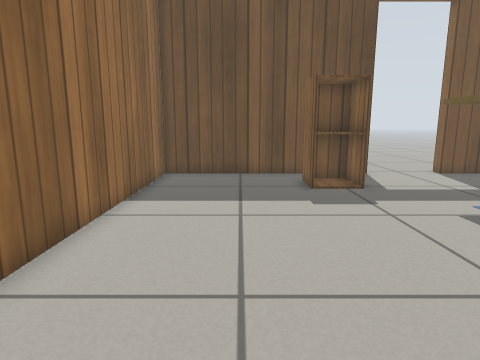
[1] (above)

13 first-person views from a walk through a Gazebo world. The camera is 0.59 m above the floor, tilts 10° down and sees 75° across. The floor is counted in squares, 0.25 m on a side. Each view is taken from the middle of a square. On the plan, view 1 faces up. The plan holds only what a view shows up to about 19 squares ahead; the rest is blank. Gazebo's built-in surfaces are drawn with simple patterns. Some stock models are drawn as simple stand-ins.

[2]
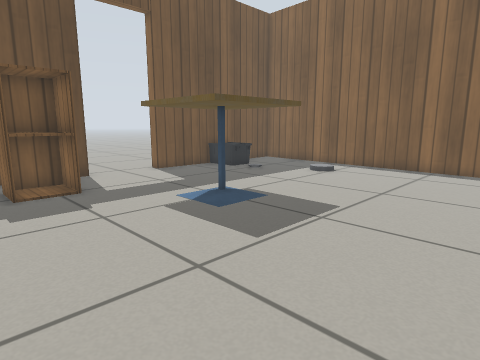

[3]
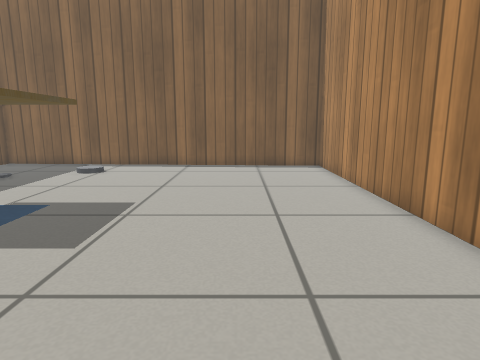

[4]
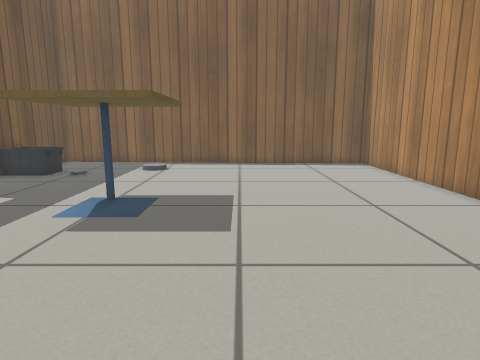

[5]
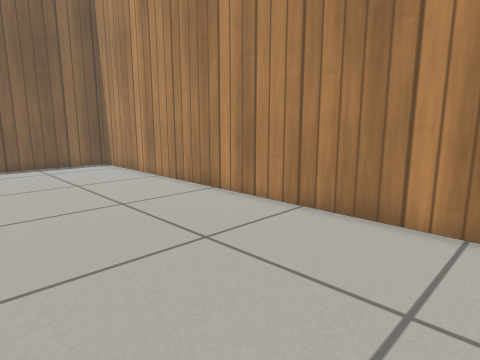

[6]
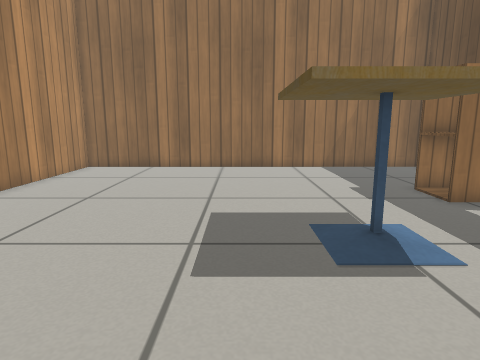

[7]
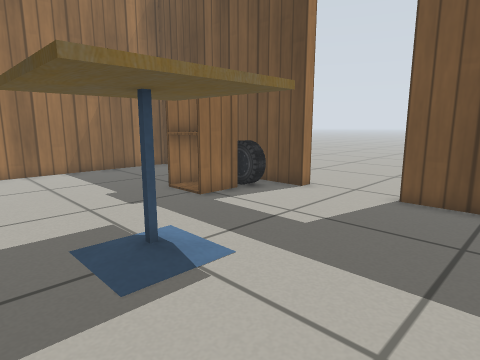

[8]
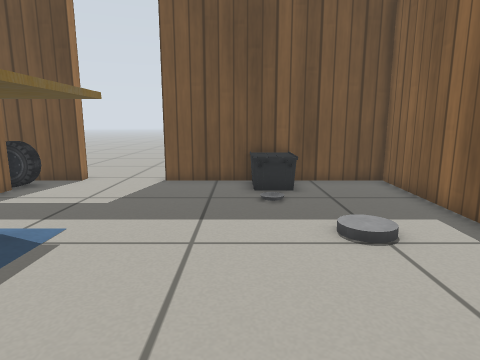

[9]
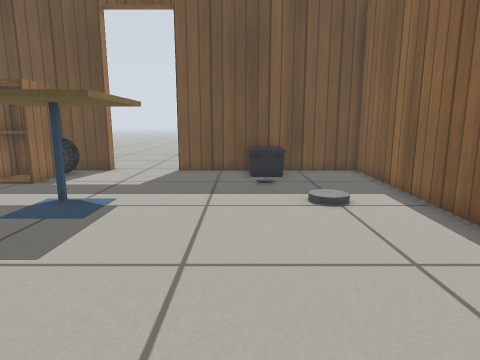

[10]
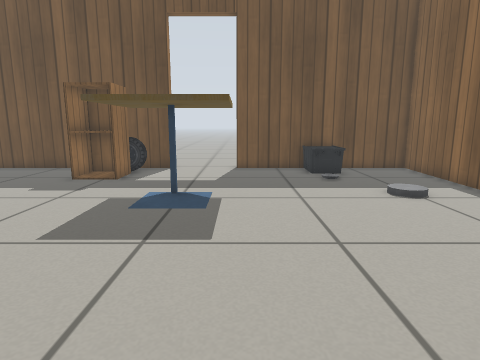

[11]
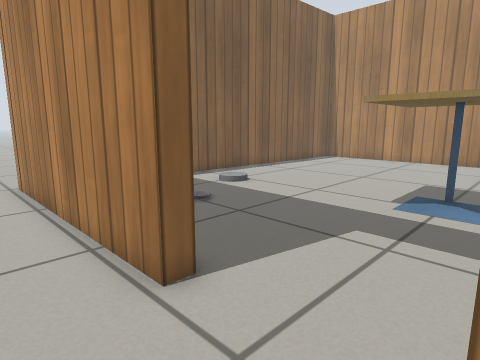

[12]
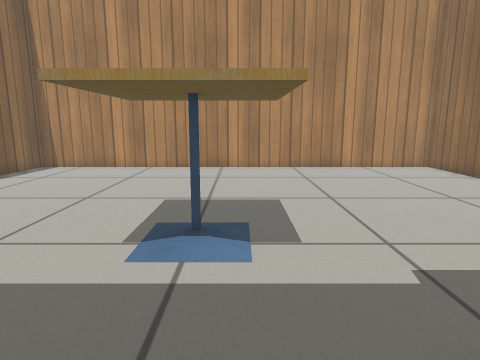

[13]
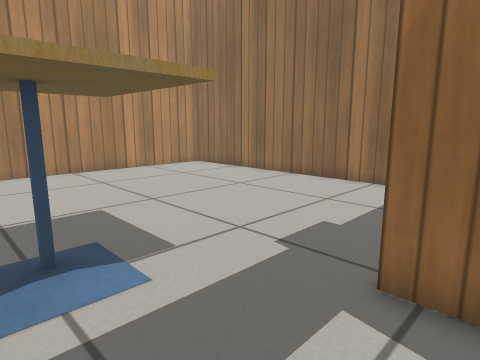

### Floor plan
Key: @ floor where view 1 was taken; # wall or solid block; . main floor; : floor 0.05 m higher than the main floor; D open door; C cabinet; T cafe table; A car; O other object.
Columns run from 4 left of view 1 to 21 right of it. Each row starts with its distance up from view 1.
 18           ......
 17           .............
 16           #DDD##########..
 15 ###########DDD####OO#####
 14 #......AAA.......OOO...#
 13 #......CCC.......OOO...#
 12 #......CCC.............#
 11 #......CC..............#
 10 #.........TTTT.........#
  9 #.........TTTTT.....:..#
  8 #.........TTTTT........#
  7 #.........TTTTT........#
  6 #.........TTTTT........#
  5 #......................#
  4 #......................#
  3 #..................... #
  2 #..................... #
  1 #.....................##
  0 #...@.................#
 -1 #.....................#
 -2 #.....................#
 -3 #.....................#
 -4 #######################

Positions as (right, up) in squares from view 1, and headings:
1: (0, 0), facing up
2: (1, 0), facing up-right
3: (0, 1), facing right
4: (-1, 4), facing right
5: (-1, 4), facing down-right
6: (14, 5), facing left
7: (13, 5), facing up-left
8: (13, 2), facing up
9: (13, -1), facing up
10: (10, -2), facing up
11: (6, 18), facing down-right
12: (7, 14), facing down
13: (9, 13), facing down-left
